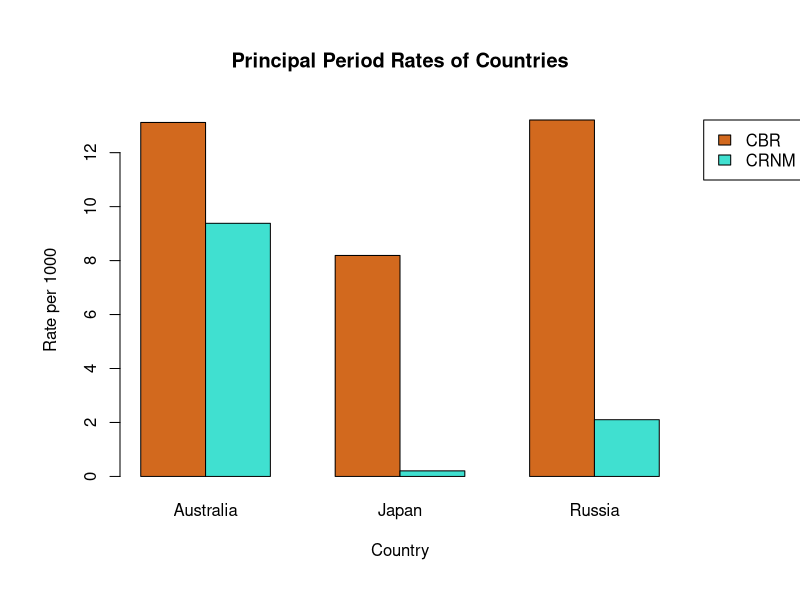

This figure's R source:
## R tutorial 1 - Getting started with R
## DEMOGRAPHY
## Feb-2025

## Welcome to the magical world of R
## It's a calculator, a spreadsheet, a painter, and many more.

#### vectors ####

## Objects

# a <- 
##   Vectors (are made of elements that are all 
##   of the same type, for example characters, 
##   numbers,...)


# vec1 <-  

## must of the same type
## notice the indicator ("num","int","chr")

## what if we don't do numbers, it's called strings

# vec2 <- 


## Sequence function: create a vector from 0 to 25 
## with a distance of 5 between each element

# vec3 <- 

## Repeat function: repeat the number 5 for 7 times

# vec4 <- 

## also works for characters

# vec5 <- 


#### Data Frames ####

##  We cannot put numbers and characters together in vectors.
##  But we can with data.frame
# setwd("      ")

## You can also set the working directory by going to: session > 
## set working directory > choose working directory

## import data
data <- read.table("Population.csv", header = TRUE, sep=",") 
data <- NULL
data <- read.csv("Population.csv")

## For importing text files
## header is to incorporate column names,
## skip is to avoid title,
## sep is to separate value.

data

##  This is a data.frame, it contains a vector for each column
##  Think of it intuitively as a table.

## extract vectors from data frame

Country <-  data$Country
Pt1 <-  data$Pt1

#### Calculations ####

##  Balance equation

##  Compute Pt2

B <-   data$B
D <-   data$D
M <-   data$M

Pt2 <-  Pt1 + B - D + M

data$Pt2 <-  Pt2

## Move on to rates

## Person years = Exposure
PY <-  (Pt2 + Pt1)/2

## Crude growth rates (CGR)
CGR <-  (Pt2 - Pt1)/PY * 1000

## Crude birth rates (CBR)
CBR <-  B/PY * 1000

## Crude death rates (CDR)
CDR <-  D/PY * 1000

## Crude rate of natural increase (CRNI)
CRNI <-  (B-D)/PY * 1000

## Crude net migration rate (CRNM)
CRNM <-  M/PY * 1000

 #### data presentation ####

mtx <- matrix(
  c(CBR, CRNM), 3, 2,
  dimnames = list(Country, c("CBR", "CRNM"))
)

mtx <- t(mtx)
par(mar=c(6,6,6,6), xpd=TRUE)
barplot(
  mtx,
  beside = TRUE,
  main = "Principal Period Rates of Countries",
  xlab = "Country",
  ylab = "Rate per 1000",
  col = c("chocolate", "turquoise"),
  names.arg = colnames(mtx),
  legend.text = rownames(mtx),
  args.legend = list(x="topright", inset=c(-1,0))
)

legend("topright", inset=c(-0.22,0), legend=rownames(mtx), fill=c("chocolate", "turquoise"), density=NA)

#### recap! ####

## 1. What is a data.frame?
## 2. How to read data?
## 3. How to do calculations with vectors?
## 4. barplot!